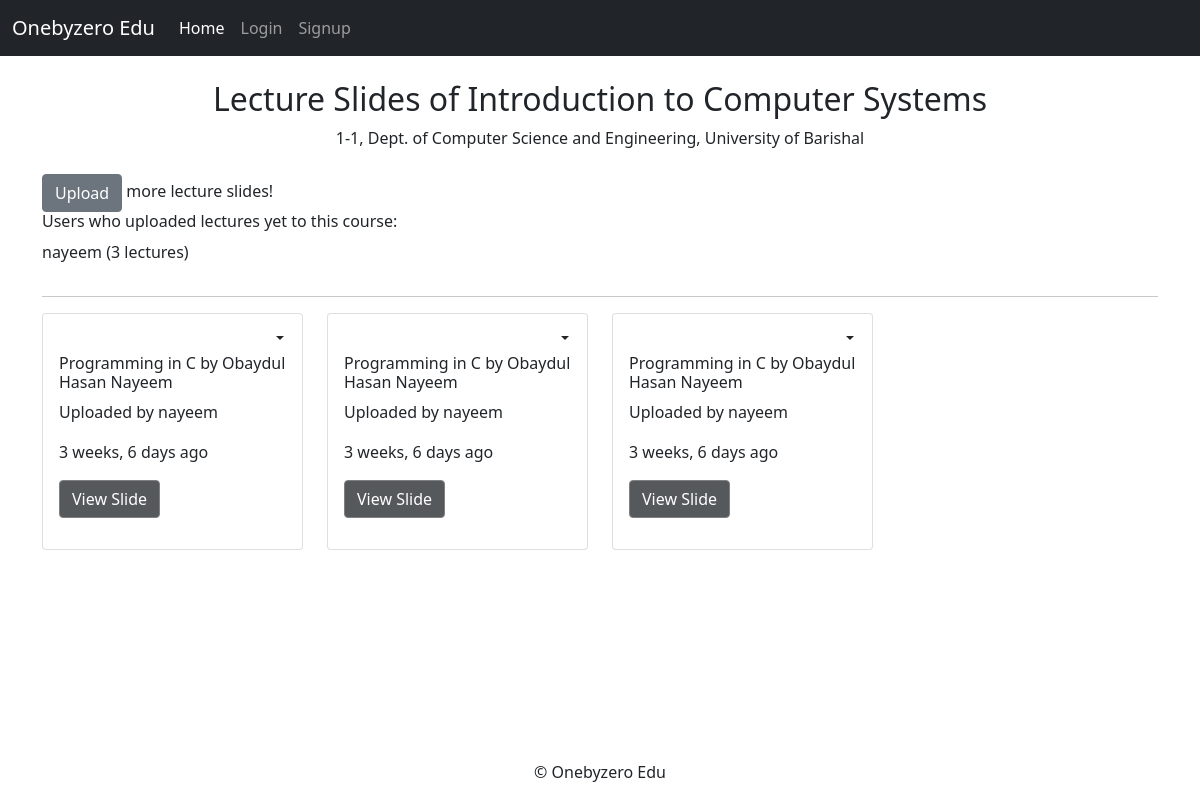
Screenshot of /study/view_lectures/1/ with the database file from the repository.
### study/models.py (models this page shows, shortened)
class Course(models.Model):
    title = models.CharField(max_length=100)
    code = models.CharField(max_length=10)
    credit = models.DecimalField(max_digits=4, decimal_places=2)
    department = models.ForeignKey(Department, on_delete=models.CASCADE)
    university = models.ForeignKey(University, on_delete=models.CASCADE, default=1)
    year = models.PositiveIntegerField()
    semester = models.PositiveIntegerField()
    syllabus = models.TextField(blank=True, null=True)

class Department(models.Model):
    name = models.CharField(max_length=100)
    university = models.ForeignKey(University, on_delete=models.CASCADE)
    ambassadors = models.ManyToManyField(User, blank=True)

class University(models.Model):
    name = models.CharField(max_length=100)

class LectureModel(models.Model):
    university = models.ForeignKey(University, on_delete=models.CASCADE)
    department = models.ForeignKey(Department, on_delete=models.CASCADE)
    year = models.PositiveIntegerField(choices=YEAR_CHOICES)
    semester = models.PositiveIntegerField(choices=SEMESTER_CHOICES)
    course = models.ForeignKey(Course, on_delete=models.CASCADE)
    session = models.CharField(choices=SESSION_CHOICES, max_length=50)
    lecture_title = models.CharField(max_length=200)
    lecture_author = models.CharField(max_length=100)
    lecture_file = models.FileField(upload_to='study/lectures/',
        validators=[FileExtensionValidator(allowed_extensions=['pdf'])])
    upload_time = models.DateTimeField(auto_now_add=True)
    uploaded_by = models.ForeignKey(User, on_delete=models.CASCADE)
    feedback = models.TextField(blank=True, null=True)

### study/views.py (the view)
# urls.py: path('view_lectures/<int:course_id>/', views.view_lectures, name='view_lectures'),
def view_lectures(request, course_id):
    course = get_object_or_404(Course, pk=course_id)
    lectures = LectureModel.objects.filter(course=course).order_by('-upload_time')
    all_uploaders = LectureModel.objects.filter(course=course_id).values_list('uploaded_by__username', flat=True).distinct()
    users_with_lecture_count = (
        LectureModel.objects
        .filter(course=course)
        .values('uploaded_by__username')
        .annotate(lecture_count=Count('uploaded_by__username'))
    )
    context = {
        'lectures': lectures,
        'course': course,
        'all_uploaders': all_uploaders,
        'users_with_lecture_count': users_with_lecture_count
    }
    return render(request, 'resources/lectures/view_lectures.html', context)

### study/templatetags/time_filters.py (called while the page is built)
@register.filter(name='time_ago')
def time_ago(value):
    if isinstance(value, datetime.datetime):
        return timesince(value, now())
    return value  # Return the original value if it's not a datetime object

### study/templates/resources/lectures/view_lectures.html (shortened to what this page needs)
{% extends "base.html" %}
{% load time_filters %}
{% load static %}
{% block content %}
    <div class="container mt-4">
        <div class="text-center">
            <h2>Lecture Slides of {{ course.title }}</h2>
            <p>{{ course.semester }}-{{ course.year }},
                Dept. of {{ course.department.name }},
                {{ course.university.name }}</p>
        </div>
        <div class="row justify-content-between align-items-center mt-4">
            <div>
                <a href="{% url 'add_lecture' %}" class="btn btn-secondary mr-2">Upload</a>
                <span>more lecture slides!</span>
            </div>
            <div>
                <h6>Users who uploaded lectures yet to this course:</h6>
                <ul class="list-unstyled">
                    {% for user_info in users_with_lecture_count %}
                        <li>{{ user_info.uploaded_by__username }} ({{ user_info.lecture_count }} lectures)</li>
                    {% empty %}
                        <li>No users have uploaded lectures to this course.</li>
                    {% endfor %}
                </ul>
            </div>
        </div>
        <hr>
        <div class="row">
            {% for i in lectures %}
                <div class="col-md-3 mb-4">
                    <div class="card">
                        <div class="card-body" style="height: 235px; overflow: hidden;">
                            <div  class="dropdown dropleft" style="position: absolute; top: 5px; right: 5px;">
                                <button class="btn dropdown-toggle" type="button" id="dropdownMenuButton" data-bs-toggle="dropdown" aria-haspopup="true" aria-expanded="false">
                                </button>
                            </div>
<button class="btn btn-link" id="loveBtn{{ i.id }}" onclick="handleLoveClick({{ i.id }})">
</button>
                            <h6 class="card-title">{{ i.lecture_title }} by {{ i.lecture_author }}</h6>
                            <p class="card-text">Uploaded by {{ i.uploaded_by.username }}</p>
                            <p>{{ i.upload_time|time_ago }} ago</p>
                            <a href="{{ i.lecture_file.url }}" target="_blank" class="btn btn-primary  view-btn" data-toggle="modal" data-target="#imageModal{{ i.id }}">
                                 View Slide
                            </a>
                        </div>
                    </div>
                </div>
            {% empty %}
                <p class="col-12 text-center">No lecture slides available.</p>
            {% endfor %}
        </div>
    </div>
    <br><br><br>
{% endblock %}

### templates/base.html (style rules this page uses)
.view-btn { background-color: #56595C; border-color: gray; }

### rows the page displays
Course: title "Introduction to Computer Systems", semester "1", year "1", department.name "Computer Science and Engineering", university.name "University of Barishal"
LectureModel: lecture_title "Programming in C", lecture_author "Obaydul Hasan Nayeem", uploaded_by.username "nayeem", upload_time "3 weeks, 6 days"
LectureModel: lecture_title "Programming in C", lecture_author "Obaydul Hasan Nayeem", uploaded_by.username "nayeem", upload_time "3 weeks, 6 days"
LectureModel: lecture_title "Programming in C", lecture_author "Obaydul Hasan Nayeem", uploaded_by.username "nayeem", upload_time "3 weeks, 6 days"

### other values shown
{{ user_info.uploaded_by__username }} "nayeem"
{{ user_info.lecture_count }} "3"
